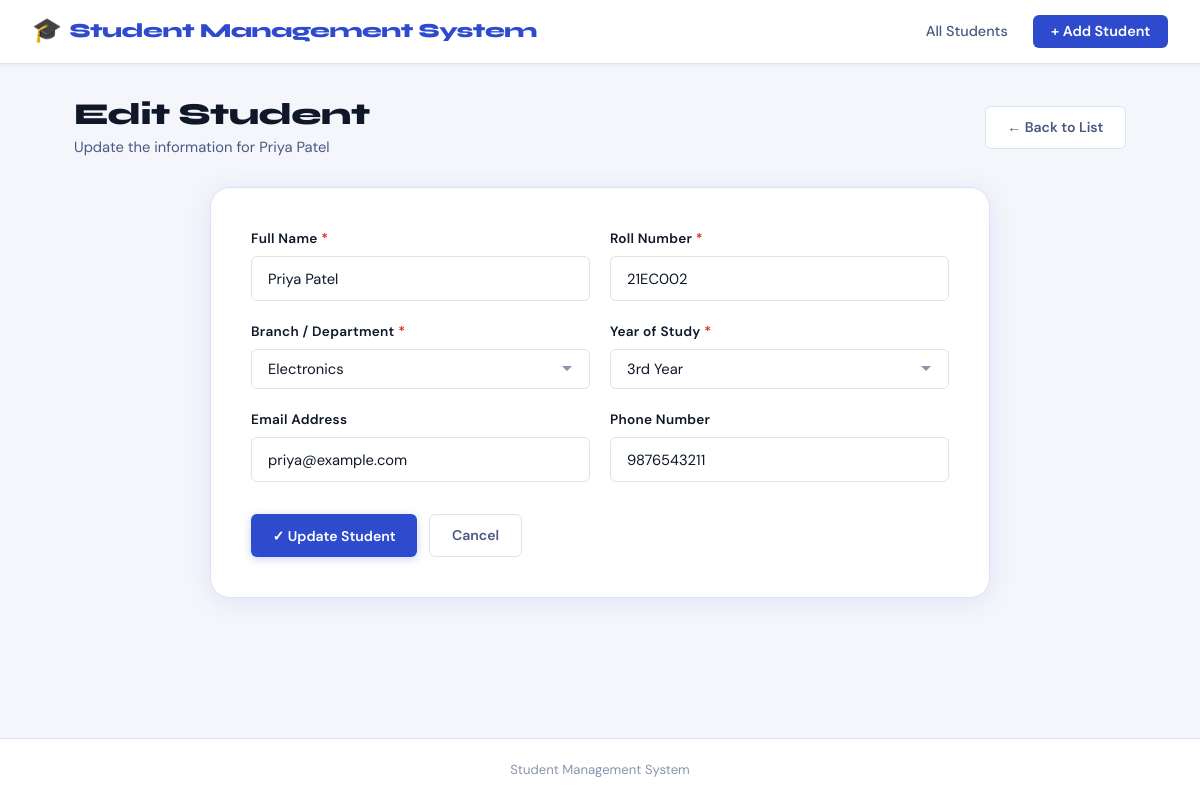
The page /edit/3 on the database its author committed.
### tables this page shows
CREATE TABLE students (
    id INTEGER PRIMARY KEY AUTOINCREMENT,
    name TEXT,
    roll_no TEXT,
    branch TEXT,
    year TEXT,
    email TEXT,
    phone TEXT
);

### app.py (the view)
@app.route('/edit/<int:id>', methods=['GET', 'POST'])
def edit_student(id):
    conn = get_db_conn()
    student = None
    if conn:
        cursor = conn.cursor()
        if request.method == 'POST':
            name    = request.form['name'].strip()
            roll_no = request.form['roll_no'].strip()
            branch  = request.form['branch'].strip()
            year    = request.form['year'].strip()
            email   = request.form['email'].strip()
            phone   = request.form['phone'].strip()
            try:
                sql = """UPDATE students SET name=?, roll_no=?, branch=?,
                         year=?, email=?, phone=? WHERE id=?"""
                cursor.execute(sql, (name, roll_no, branch, year, email, phone, id))
                conn.commit()
                flash('Student updated successfully!', 'success')
                cursor.close()
                conn.close()
                return redirect(url_for('index'))
            except Exception as e:
                flash(f'Exception updating student: {e}', 'Exception')
        else:
            cursor.execute("SELECT * FROM students WHERE id = ?", (id,))
            student = cursor.fetchone()
        cursor.close()
        conn.close()
    return render_template('edit_student.html', student=student)

### app.py (called while the page is built)
def get_db_conn():
    conn = sqlite3.connect('students.db')
    conn.row_factory = sqlite3.Row
    return conn

### templates/edit_student.html (shortened to what this page needs)
{% extends 'base.html' %}
{% block content %}
<div class="page-header">
    <div class="page-header-text">
        <h1 class="page-title">Edit Student</h1>
        <p class="page-subtitle">Update the information for {{ student.name }}</p>
    </div>
    <a href="{{ url_for('index') }}" class="btn btn-outline">← Back to List</a>
</div>
<div class="form-container">
    {% if student %}
    <form method="POST" action="{{ url_for('edit_student', id=student.id) }}" class="student-form">
        <div class="form-grid">
            <div class="form-group">
                <label for="name" class="form-label">Full Name <span class="required">*</span></label>
                <input
                    type="text"
                    id="name"
                    name="name"
                    class="form-input"
                    value="{{ student.name }}"
                    required>
            </div>
            <div class="form-group">
                <label for="roll_no" class="form-label">Roll Number <span class="required">*</span></label>
                <input
                    type="text"
                    id="roll_no"
                    name="roll_no"
                    class="form-input"
                    value="{{ student.roll_no }}"
                    required>
            </div>
            <div class="form-group">
                <label for="branch" class="form-label">Branch / Department <span class="required">*</span></label>
                <select id="branch" name="branch" class="form-input" required>
                    {% for branch_option in ['Computer Science', 'Electronics', 'Mechanical Engineering',
                                             'Civil Engineering', 'Electrical Engineering',
                                             'Information Technology', 'Chemical Engineering', 'Biotechnology'] %}
                        <option value="{{ branch_option }}"
                            {% if student.branch == branch_option %}selected{% endif %}>
                            {{ branch_option }}
                        </option>
                    {% endfor %}
                </select>
            </div>
            <div class="form-group">
                <label for="year" class="form-label">Year of Study <span class="required">*</span></label>
                <select id="year" name="year" class="form-input" required>
                    {% for year_option in ['1st Year', '2nd Year', '3rd Year', '4th Year'] %}
                        <option value="{{ year_option }}"
                            {% if student.year == year_option %}selected{% endif %}>
                            {{ year_option }}
                        </option>
                    {% endfor %}
                </select>
            </div>
            <div class="form-group">
                <label for="email" class="form-label">Email Address</label>
                <input
                    type="email"
                    id="email"
                    name="email"
                    class="form-input"
                    value="{{ student.email or '' }}">
            </div>
            <div class="form-group">
                <label for="phone" class="form-label">Phone Number</label>
                <input
                    type="tel"
                    id="phone"
                    name="phone"
                    class="form-input"
                    value="{{ student.phone or '' }}"
                    maxlength="15">
            </div>
        </div>
        <div class="form-actions">
            <button type="submit" class="btn btn-primary">✓ Update Student</button>
            <a href="{{ url_for('index') }}" class="btn btn-outline">Cancel</a>
        </div>
    </form>
    {% endif %}
</div>
{% endblock %}

### static/style.css (style rules this page uses)
:root { --bg: #f4f6fb; --surface: #ffffff; --surface-2: #f0f3fa; --accent: #2e4bce; --accent-dark: #1a3299; --accent-light: #e8edfb; --success: #16a34a; --success-bg: #dcfce7; --danger: #dc2626; --danger-bg: #fee2e2; --warning: #d97706; --text-primary: #0f1729; --text-secondary:#4b5880; --text-muted: #8a94b0; --border: #dde2f0; --border-focus: #2e4bce; --radius-sm: 6px; --radius: 12px; --radius-lg: 20px; --shadow-sm: 0 1px 4px rgba(46,75,206,0.07); --shadow: 0 4px 24px rgba(46,75,206,0.10); --shadow-lg: 0 8px 40px rgba(46,75,206,0.15); --font-display: 'Syne', sans-serif; --font-body: 'DM Sans', sans-serif; --nav-h: 64px; }
*, *::before, *::after { box-sizing: border-box; margin: 0; padding: 0; }
body { font-family: var(--font-body); background: var(--bg); color: var(--text-primary); min-height: 100vh; display: flex; flex-direction: column; font-size: 15px; line-height: 1.6; }
a { text-decoration: none; color: inherit; }
.page-header { display: flex; align-items: center; justify-content: space-between; margin-bottom: 1.75rem; flex-wrap: wrap; gap: 1rem; }
.page-title { font-family: var(--font-display); font-size: 1.9rem; font-weight: 800; color: var(--text-primary); letter-spacing: -0.5px; line-height: 1.2; }
.page-subtitle { color: var(--text-secondary); font-size: 0.92rem; margin-top: 0.2rem; }
.btn { display: inline-flex; align-items: center; gap: 0.4rem; padding: 0.6rem 1.35rem; border-radius: var(--radius-sm); font-weight: 600; font-size: 0.88rem; cursor: pointer; border: none; transition: all 0.2s; font-family: var(--font-body); white-space: nowrap; }
.btn-primary { background: var(--accent); color: #fff; box-shadow: 0 2px 8px rgba(46,75,206,0.25); }
.btn-outline { background: var(--surface); color: var(--text-secondary); border: 1.5px solid var(--border); }
.form-container { background: var(--surface); border-radius: var(--radius-lg); box-shadow: var(--shadow); padding: 2.5rem; border: 1.5px solid var(--border); max-width: 780px; margin: 0 auto; }
.form-grid { display: grid; grid-template-columns: 1fr 1fr; gap: 1.25rem; }
.form-group { display: flex; flex-direction: column; gap: 0.4rem; }
.form-label { font-weight: 600; font-size: 0.85rem; color: var(--text-primary); letter-spacing: 0.02em; }
.required { color: var(--danger); }
.form-input { padding: 0.7rem 1rem; border: 1.5px solid var(--border); border-radius: var(--radius-sm); font-size: 0.92rem; font-family: var(--font-body); color: var(--text-primary); background: var(--surface); transition: border-color 0.2s, box-shadow 0.2s; outline: none; width: 100%; appearance: none; }
.form-input::placeholder { color: var(--text-muted); }
select.form-input { background-repeat: no-repeat; background-position: right 1rem center; padding-right: 2.5rem; cursor: pointer; }
.form-actions { display: flex; gap: 0.75rem; margin-top: 2rem; flex-wrap: wrap; }

### rows shown on the page
students: name "Priya Patel", roll_no "21EC002", branch "Electronics", year "3rd Year", email "priya@example.com", phone "9876543211"
